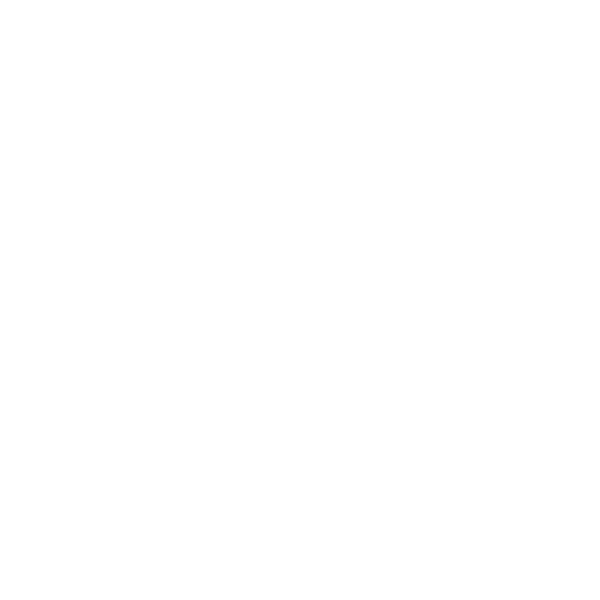
Frame 1 (no input)
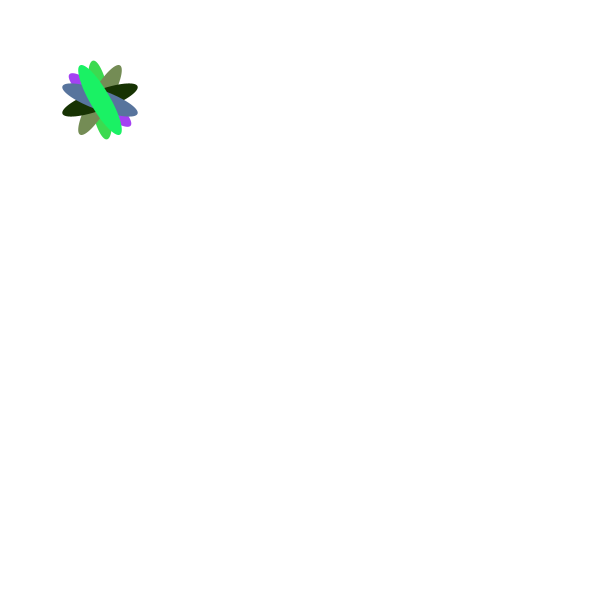
Frame 60 (the mouse pressed at the canvas centre just before this capture)
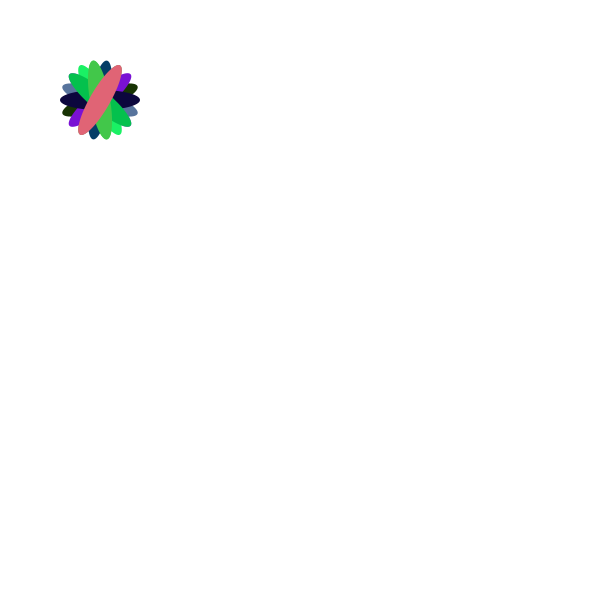
Frame 120 (the mouse held since frame 60 and released just before this capture)

The Processing sketch that drew these frames (run headless with seeded random() and noise(); from frame 60 on, the mouse is pressed at the canvas centre):

// Processing sketch: Rotation
// ── Rotation.pde
void setup (){
  size(600, 600);
  background(255);
  smooth();
  fill(192);
  noStroke();
 
  //rect(40,40,40,40);
  
  //pushMatrix();
  //translate(40,40);
  //rotate(radians(45));
  //fill(0);
  //rect(40,40,40,40);
  //popMatrix();
  
}

void draw (){
  //if (___) is true, then do what is inside {___}
  if(frameCount % 10 == 0){
    fill(random(0,255), random(0,255), random(0,255));
    pushMatrix();
    translate(100,100);
    rotate(radians(frameCount*4 % 360));
    ellipse(0,0,80,20);
    popMatrix();
  }
}
